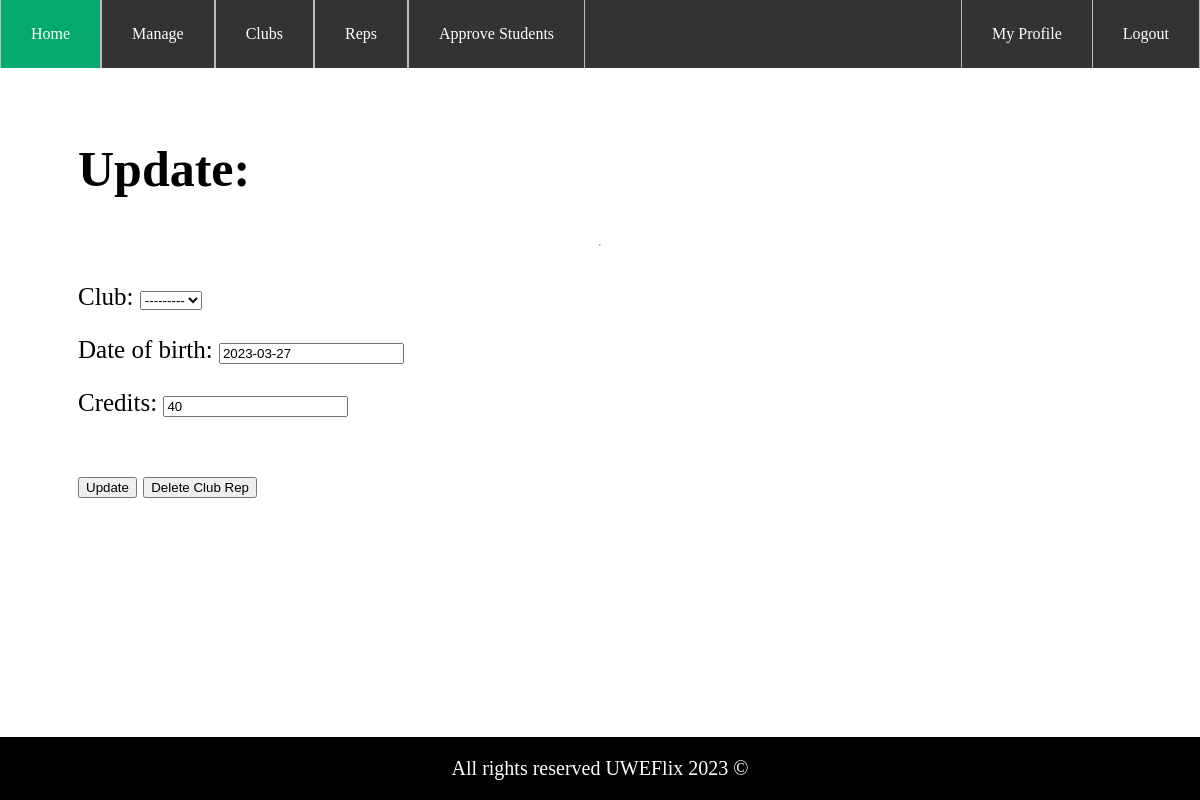
The app's page /clubs/update_rep/1 (signed in), older data.
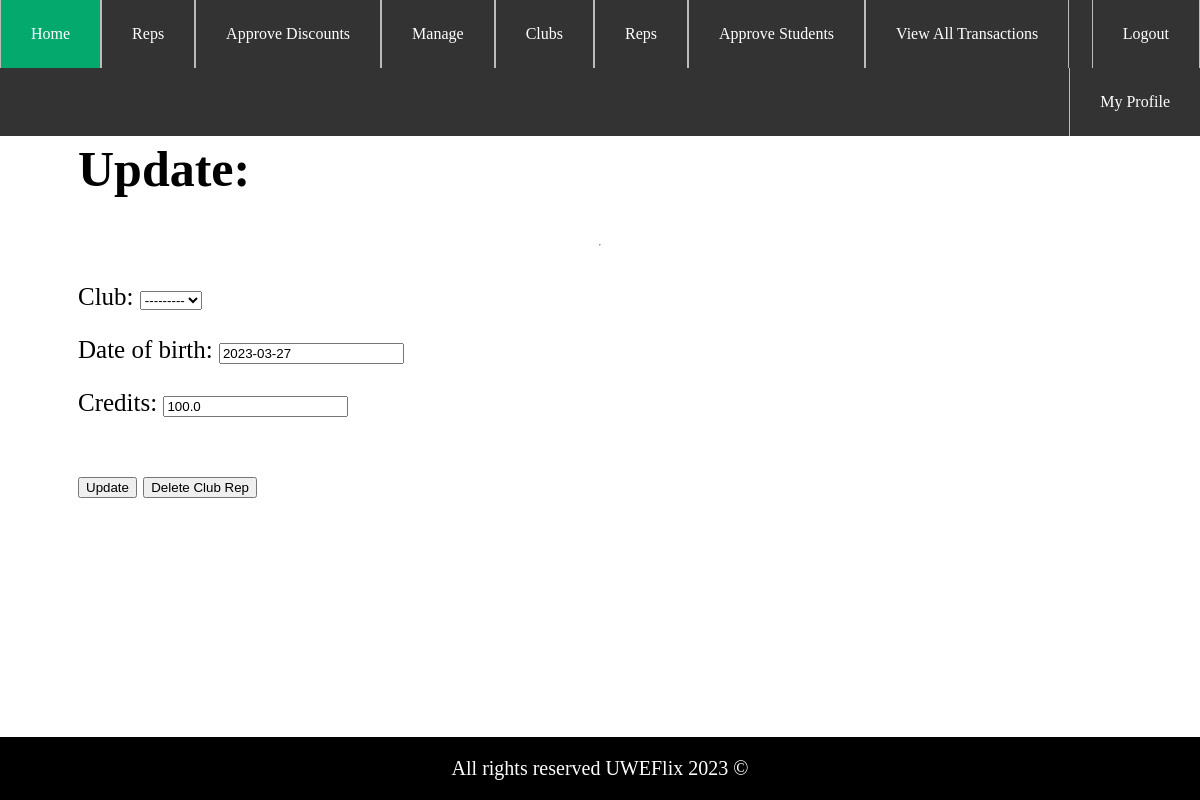
The same page, newer data.
### UWEFlix/models.py (models this page shows, shortened)
class UserProfile(models.Model):
    user_obj = models.OneToOneField(User, on_delete=models.CASCADE)
    club = models.ForeignKey(Club, null=True, on_delete=models.CASCADE, blank=True)
    date_of_birth = models.DateField(default=timezone.now, auto_now_add=False, auto_now=False, blank=False)
    credits = models.FloatField(default=0)
    discount = models.IntegerField(null=True, blank=True, default=0)
    applied_discount = models.IntegerField(null=True, blank=True, default=0)

### UWEFlix/decorators.py (the view)
        def wrapper_func(request, *args, **kwargs):
            group = None
            if request.user.groups.exists():
                group = request.user.groups.all()[0].name
            if group == 'Administrator' or group in allowed_roles:
                return view_func(request, *args, **kwargs)
            else:
                return redirect('Homepage')

### ClubManager/forms.py
class CreateClubRepForm(forms.ModelForm):
    class Meta:
        model = UserProfile
        fields = ['club', 'date_of_birth', 'credits']

### ClubManager/views.py (called while the page is built)
@login_required(login_url='/login')
@allowed_users(allowed_roles='CinemaManager')
def update_club_rep(request, rep_id):
    if rep_id:
        lookup = UserProfile.objects.get(id=rep_id)
        form = CreateClubRepForm(request.POST or None, instance=lookup)
        if form.is_valid():
            form.save()
            return redirect(view_club_reps)
        return render(request, 'ClubManager/update_rep.html', {'club_rep': lookup, 'form': form})
    return redirect(cinema_dashboard)

### UWEFlix/templatetags/customtags.py (called while the page is built)
@register.filter
def has_group(user, group_name):
    return user.groups.filter(name=group_name).exists() or user.groups.filter(name='Administrator').exists()

### ClubManager/templates/ClubManager/update_rep.html (shortened to what this page needs)
{% extends 'CinemaManager/parent.html' %}
{% block page %}
<h1>Update: {{club_rep.user.last_name}}</h1>
<hr class="solid">
<div class="container">
    <form id="update" method="POST" enctype="multipart/form-data">
        {{form.as_p}}
    </form>
</div>
<br>
<div>
    <button class="button" form="update">Update</button>
    <button class="button" onclick="window.location.href='/clubs/delete_rep/{{club_rep.id}}'">Delete Club Rep</button>
</div>
{% endblock %}

Row changes from the older to the newer data that the page shows:
changed UserProfile: credits "40" → "100.0"
Text that changed along with them:
text now shown: "Reps Approve Discounts View All Transactions"
